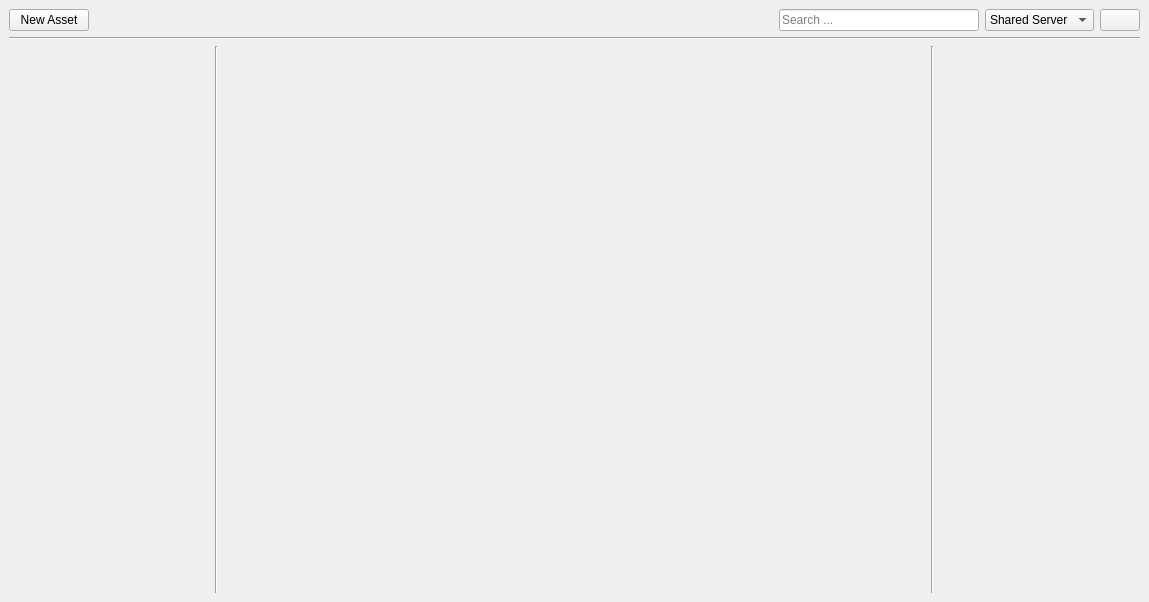
<?xml version="1.0" encoding="UTF-8"?>
<ui version="4.0">
 <class>MainWindow</class>
 <widget class="QMainWindow" name="MainWindow">
  <property name="geometry">
   <rect>
    <x>0</x>
    <y>0</y>
    <width>1149</width>
    <height>602</height>
   </rect>
  </property>
  <property name="windowTitle">
   <string>MainWindow</string>
  </property>
  <widget class="QWidget" name="centralwidget">
   <layout class="QVBoxLayout" name="verticalLayout">
    <item>
     <layout class="QHBoxLayout" name="horizontalLayout_2">
      <item>
       <widget class="QPushButton" name="newAssetButton">
        <property name="text">
         <string>New Asset</string>
        </property>
       </widget>
      </item>
      <item>
       <spacer name="horizontalSpacer">
        <property name="orientation">
         <enum>Qt::Horizontal</enum>
        </property>
        <property name="sizeHint" stdset="0">
         <size>
          <width>40</width>
          <height>20</height>
         </size>
        </property>
       </spacer>
      </item>
      <item>
       <widget class="QLineEdit" name="searchEdit">
        <property name="maximumSize">
         <size>
          <width>200</width>
          <height>16777215</height>
         </size>
        </property>
        <property name="placeholderText">
         <string>Search ...</string>
        </property>
       </widget>
      </item>
      <item>
       <widget class="QComboBox" name="dataPathComboBox">
        <item>
         <property name="text">
          <string>Shared Server</string>
         </property>
        </item>
        <item>
         <property name="text">
          <string>test</string>
         </property>
        </item>
       </widget>
      </item>
      <item>
       <widget class="FlatButton" name="settingsButton">
        <property name="text">
         <string/>
        </property>
        <property name="icon">
         <iconset resource="../resource/resource.qrc">
          <normaloff>:/icon/settings.png</normaloff>:/icon/settings.png</iconset>
        </property>
       </widget>
      </item>
     </layout>
    </item>
    <item>
     <widget class="Line" name="line">
      <property name="orientation">
       <enum>Qt::Horizontal</enum>
      </property>
     </widget>
    </item>
    <item>
     <layout class="QHBoxLayout" name="horizontalLayout">
      <item>
       <widget class="AssetHierarchyWidget" name="assetHierarchyWidget" native="true">
        <property name="minimumSize">
         <size>
          <width>200</width>
          <height>0</height>
         </size>
        </property>
        <property name="maximumSize">
         <size>
          <width>200</width>
          <height>16777215</height>
         </size>
        </property>
       </widget>
      </item>
      <item>
       <widget class="Line" name="line_2">
        <property name="orientation">
         <enum>Qt::Vertical</enum>
        </property>
       </widget>
      </item>
      <item>
       <widget class="AssetViewWidget" name="assetViewWidget" native="true">
        <property name="sizePolicy">
         <sizepolicy hsizetype="Preferred" vsizetype="Expanding">
          <horstretch>0</horstretch>
          <verstretch>0</verstretch>
         </sizepolicy>
        </property>
       </widget>
      </item>
      <item>
       <widget class="Line" name="assetPreviewSeparator">
        <property name="orientation">
         <enum>Qt::Vertical</enum>
        </property>
       </widget>
      </item>
      <item>
       <widget class="QWidget" name="assetPreviewContainerWidget" native="true">
        <property name="minimumSize">
         <size>
          <width>200</width>
          <height>0</height>
         </size>
        </property>
        <property name="maximumSize">
         <size>
          <width>200</width>
          <height>16777215</height>
         </size>
        </property>
        <layout class="QVBoxLayout" name="verticalLayout_2">
         <property name="spacing">
          <number>0</number>
         </property>
         <property name="leftMargin">
          <number>0</number>
         </property>
         <property name="topMargin">
          <number>0</number>
         </property>
         <property name="rightMargin">
          <number>0</number>
         </property>
         <property name="bottomMargin">
          <number>0</number>
         </property>
         <item>
          <widget class="AssetPreviewWidget" name="assetPreviewWidget" native="true">
           <property name="minimumSize">
            <size>
             <width>0</width>
             <height>0</height>
            </size>
           </property>
           <property name="maximumSize">
            <size>
             <width>16777215</width>
             <height>16777215</height>
            </size>
           </property>
          </widget>
         </item>
        </layout>
       </widget>
      </item>
     </layout>
    </item>
   </layout>
  </widget>
  <widget class="QMenuBar" name="menubar">
   <property name="geometry">
    <rect>
     <x>0</x>
     <y>0</y>
     <width>1149</width>
     <height>21</height>
    </rect>
   </property>
  </widget>
 </widget>
 <customwidgets>
  <customwidget>
   <class>FlatButton</class>
   <extends>QPushButton</extends>
   <header>raphScripts.junkbox.component.flatButton.h</header>
  </customwidget>
  <customwidget>
   <class>AssetHierarchyWidget</class>
   <extends>QWidget</extends>
   <header>raphScripts.junkbox.component.assetHierarchyWidget.h</header>
   <container>1</container>
  </customwidget>
  <customwidget>
   <class>AssetViewWidget</class>
   <extends>QWidget</extends>
   <header>raphScripts.junkbox.component.assetViewWidget.h</header>
   <container>1</container>
  </customwidget>
  <customwidget>
   <class>AssetPreviewWidget</class>
   <extends>QWidget</extends>
   <header>raphScripts.junkbox.component.assetPreviewWidget.h</header>
   <container>1</container>
  </customwidget>
 </customwidgets>
 <resources>
  <include location="../resource/resource.qrc"/>
 </resources>
 <connections/>
</ui>
